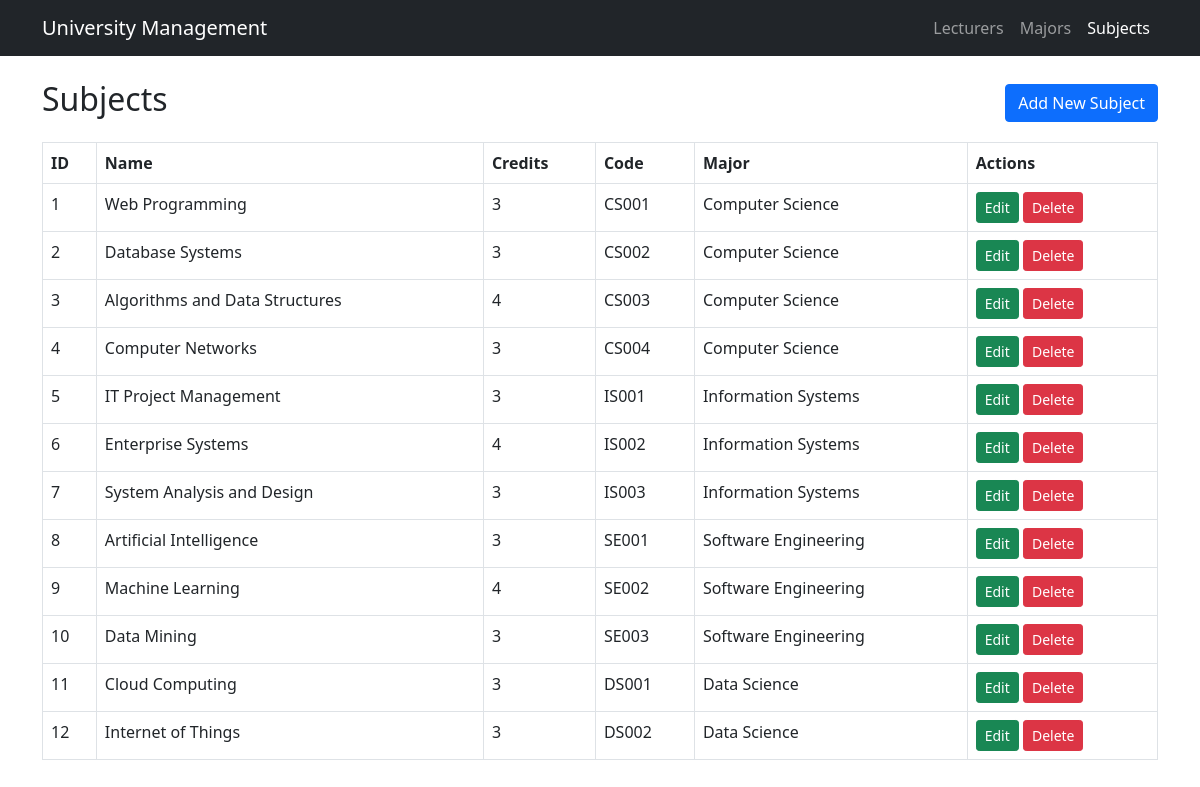
The app's page /tp_mvc25/index.php?page=subjects with its own data.
### tables this page shows
CREATE TABLE `subjects` (
  `id` int(11) NOT NULL,
  `name` varchar(100) NOT NULL,
  `credits` int(11) NOT NULL,
  `subject_code` varchar(20) NOT NULL,
  `major_id` int(11) DEFAULT NULL,
  `created_at` timestamp NOT NULL DEFAULT current_timestamp()
);

CREATE TABLE `majors` (
  `id` int(11) NOT NULL,
  `name` varchar(100) NOT NULL,
  `established_year` year(4) NOT NULL,
  `student_count` int(11) DEFAULT 0,
  `created_at` timestamp NOT NULL DEFAULT current_timestamp()
);

### tp_mvc25/controllers/SubjectController.php (called while the page is built, shortened)
<?php
include_once "models/Subject.php";
class SubjectController
{
    private $model;
    public function __construct($conn)
    {
        $this->model = new Subject($conn);
    }
    public function index()
    {
        return $this->model->getAll();
    }
}
?>

### tp_mvc25/models/Subject.php (called while the page is built, shortened)
<?php
class Subject
{
    private $conn;
    public function __construct($db){
        $this->conn = $db;
    }
    public function getAll(){
        $sql = "SELECT s.*, m.name as major_name
                FROM subjects s
                LEFT JOIN majors m ON s.major_id = m.id";
        return $this->conn->query($sql);
    }
}
?>

### tp_mvc25/views/SubjectViews.php (the view, shortened to what this page needs)
<?php
$subjectController = new SubjectController($conn);
$majorModel = new Major($conn);
$action = $_GET['action'] ?? 'index';
$id = $_GET['id'] ?? null;
$result = $subjectController->index();
$subjects = [];
while ($r = $result->fetch_assoc()) {
    $subjects[] = $r;
}
$majors = $majorModel->getAll();
$subject = null;
?>
<?php include "templates/header.php"; ?>
<?php if (in_array($action, ['create', 'edit'])): ?>
    <h2><?= $action === 'create' ? 'Create' : 'Edit' ?> Subject</h2>
    <form method="post" action="index.php?page=subjects&action=<?= $action ?><?= $id ? '&id='.$id : '' ?>">
        <?php if ($action === 'edit'): ?>
            <input type="hidden" name="id" value="<?= $subject['id'] ?>">
        <?php endif; ?>
        <div class="mb-3">
            <label class="form-label">Name</label>
            <input type="text" name="name" class="form-control" value="<?= $subject['name'] ?? '' ?>" required>
        </div>
        <div class="mb-3">
            <label class="form-label">Credits</label>
            <input type="number" name="credits" class="form-control" value="<?= $subject['credits'] ?? '' ?>" min="1" max="6" required>
        </div>
        <div class="mb-3">
            <label class="form-label">Subject Code</label>
            <input type="text" name="subject_code" class="form-control" value="<?= $subject['subject_code'] ?? '' ?>" required>
        </div>
        <div class="mb-3">
            <label class="form-label">Major</label>
            <select name="major_id" class="form-control">
                <option value="">-- Select Major --</option>
                <?php while ($major = $majors->fetch_assoc()): ?>
                    <option value="<?= $major['id'] ?>"
                        <?= isset($subject['major_id']) && $subject['major_id'] == $major['id'] ? 'selected' : '' ?>>
                        <?= $major['name'] ?>
                    </option>
                <?php endwhile; ?>
            </select>
        </div>
        <?php
        $submit_label = $action === 'create' ? 'Create' : 'Update';
        include "templates/form_actions.php";
        ?>
    </form>
<?php else: ?>
    <div class="d-flex justify-content-between align-items-center mb-3">
        <h2>Subjects</h2>
        <a href="index.php?page=subjects&action=create" class="btn btn-primary">Add New Subject</a>
    </div>
    <table class="table table-bordered">
        <thead>
            <tr>
                <th>ID</th>
                <th>Name</th>
                <th>Credits</th>
                <th>Code</th>
                <th>Major</th>
                <th>Actions</th>
            </tr>
        </thead>
        <tbody>
        <?php foreach ($subjects as $s): ?>
            <tr>
                <td><?= $s["id"] ?></td>
                <td><?= $s["name"] ?></td>
                <td><?= $s["credits"] ?></td>
                <td><?= $s["subject_code"] ?></td>
                <td><?= $s["major_name"] ?? '-' ?></td>
                <?php
                $page = "subjects";
                $id = $s["id"];
                include "templates/table_actions.php";
                ?>
            </tr>
        <?php endforeach; ?>
        </tbody>
    </table>
<?php endif; ?>
<?php include "templates/footer.php"; ?>

### tp_mvc25/templates/table_actions.php
<td>
    <a href="index.php?page=<?= $page ?>&action=edit&id=<?= $id ?>" class="btn btn-success btn-sm">Edit</a>
    <a href="index.php?page=<?= $page ?>&action=delete&id=<?= $id ?>"
       class="btn btn-danger btn-sm"
       onclick="return confirmDelete()">Delete</a>
</td>

### records on screen
subjects: id "1", name "Web Programming", credits "3", subject_code "CS001", major.name "Computer Science"
subjects: id "2", name "Database Systems", credits "3", subject_code "CS002", major.name "Computer Science"
subjects: id "3", name "Algorithms and Data Structures", credits "4", subject_code "CS003", major.name "Computer Science"
subjects: id "4", name "Computer Networks", credits "3", subject_code "CS004", major.name "Computer Science"
subjects: id "5", name "IT Project Management", credits "3", subject_code "IS001", major.name "Information Systems"
subjects: id "6", name "Enterprise Systems", credits "4", subject_code "IS002", major.name "Information Systems"
subjects: id "7", name "System Analysis and Design", credits "3", subject_code "IS003", major.name "Information Systems"
subjects: id "8", name "Artificial Intelligence", credits "3", subject_code "SE001", major.name "Software Engineering"
subjects: id "9", name "Machine Learning", credits "4", subject_code "SE002", major.name "Software Engineering"
subjects: id "10", name "Data Mining", credits "3", subject_code "SE003", major.name "Software Engineering"
subjects: id "11", name "Cloud Computing", credits "3", subject_code "DS001", major.name "Data Science"
subjects: id "12", name "Internet of Things", credits "3", subject_code "DS002", major.name "Data Science"
